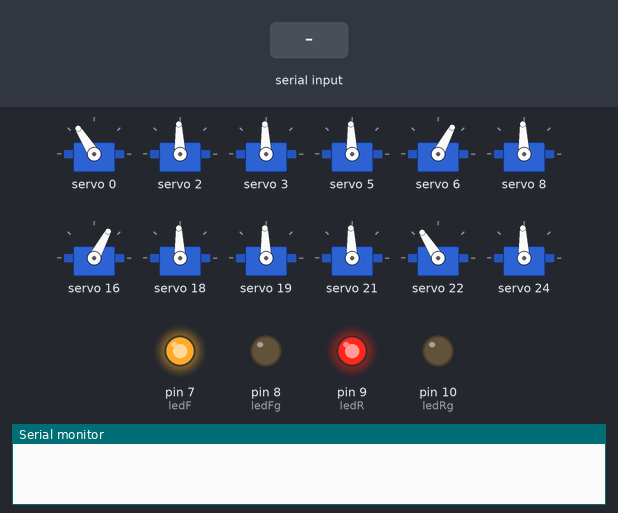
A sketch run on a simulated Arduino Uno, built with avr-gcc and run on an emulated ATmega328P. On the bench: 12 × servo, output pins drawn as LEDs (lit = HIGH), the last lines printed to the serial monitor. The test bench sets the inputs (shaded band).

Above: at 8.6 s.
8.7 s: "W|" received over the second serial link
At 9.9 s:
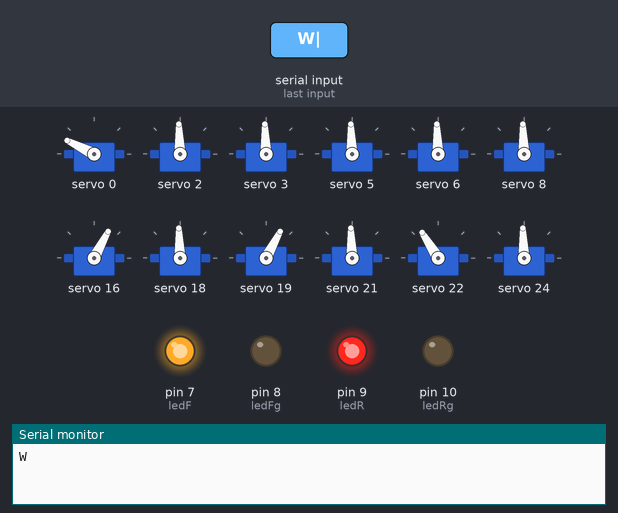
11.7 s: "S|" received over the second serial link
At 15.2 s:
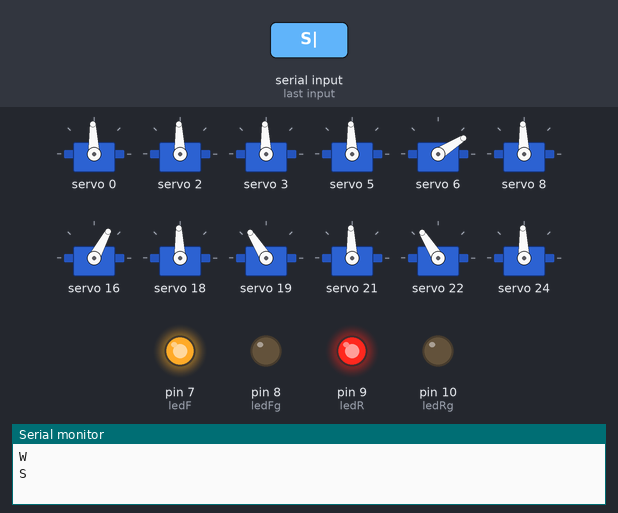
17.7 s: "D|" received over the second serial link
At 19.3 s:
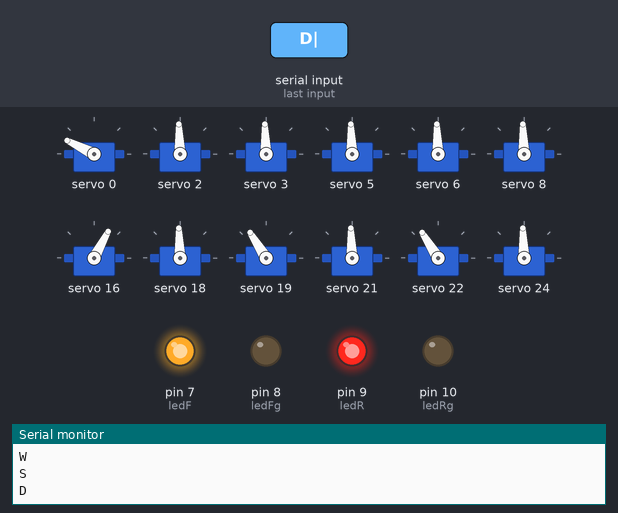
20.7 s: "A|" received over the second serial link
26.7 s: "W90|" received over the second serial link
At 28.8 s:
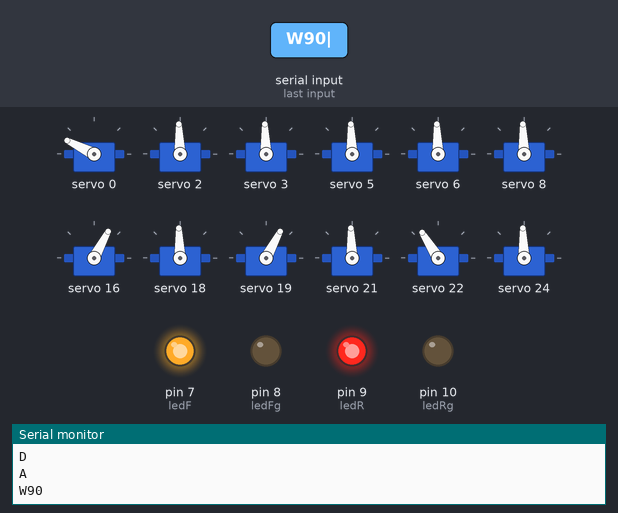
29.7 s: "S90|" received over the second serial link
At 32.9 s:
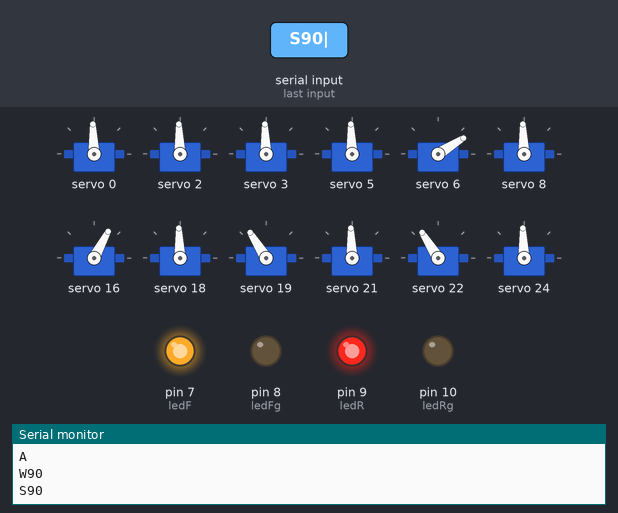
Timing chart, 0 to 33.7 s (numbered marks = the images above; inputs shaded):
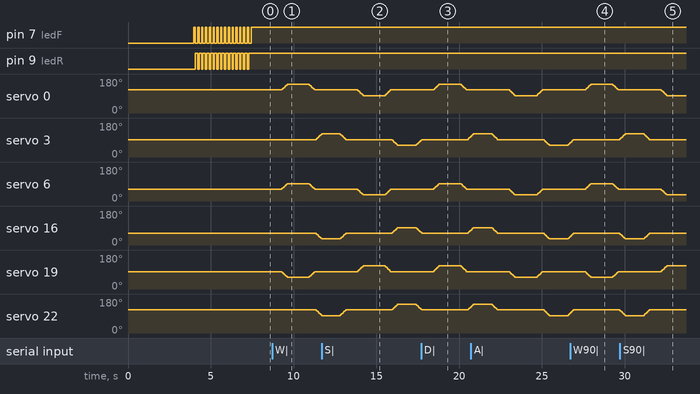

The sketch:

HEXPLORER.ino
```cpp
#include "hexplorer.h"  // La librería Hexplorer ya posee la librería Wire.h y Adafruit_PWMServoDriver
#include <SoftwareSerial.h>

SoftwareSerial WMBT(5, 6);  // RX, TX recorder que se cruzan (Para Arduino)

//--- CONFIG PIN EYES ---
int ledF = 7;
int ledFg = 8;
int ledR = 9;
int ledRg = 10;

//--- VARIABLES GLOBALES ---
int velocidad = 50;
String tramaRecibida;
char movimiento = 'N';
char movimientoAnte = 'K';
bool continuidad = false;


//--- FUNCIONES BÁSICAS ---
void adelante(bool band) {
  if (band) {
    hexplorer.desplazamiento(35, 35, 5, velocidad, 200, false, true);  //Continuidad Verdadera
  } else {
    hexplorer.desplazamiento(35, 35, 5, velocidad, 200, false, false);  //Continuidad Falsa
  }
}

void atras(bool band) {
  if (band) {
    hexplorer.desplazamiento(35, 35, 5, velocidad, 200, true, true);
  } else {
    hexplorer.desplazamiento(35, 35, 5, velocidad, 200, true, false);
  }
}

void girohorario(bool band) {
  if (band) {
    hexplorer.giro(35, 35, 5, velocidad, 200, false, true);
  } else {
    hexplorer.giro(35, 35, 5, velocidad, 200, false, false);
  }
}

void giroantihorario(bool band) {
  if (band) {
    hexplorer.giro(35, 35, 5, velocidad, 200, true, true);
  } else {
    hexplorer.giro(35, 35, 5, velocidad, 200, true, false);
  }
}

void detener(bool band) {
  if (!band) {
    hexplorer.detener();
  } else {
    hexplorer.detener(0);
  }
}

void ledAction() {
}


//--- SETUP ---
void setup() {

  hexplorer.init();      //Iniciamos modulo hexapodo
  hexplorer.arranque();  //posicion inicial del hexapodo
  delay(2000);           //delay de seguridad

  Serial.begin(9600);  // Comunicación con el monitor serial de la PC
  WMBT.begin(9600);    // Comunicación con modulo Bluetooth
  F("serial iniciado");

  pinMode(ledF, OUTPUT);
  pinMode(ledFg, OUTPUT);
  pinMode(ledR, OUTPUT);
  pinMode(ledRg, OUTPUT);

  digitalWrite(ledFg, 0);
  digitalWrite(ledRg, 0);


  for (int i = 0; i < 15; i++) {
    digitalWrite(ledF, 1);
    digitalWrite(ledR, 0);
    delay(80);

    digitalWrite(ledF, 0);
    digitalWrite(ledR, 1);
    delay(150);
  }
  digitalWrite(ledF, 1);
  digitalWrite(ledR, 1);
}

//--- MAIN LOOP ---
void loop() {

  // Leer un carácter desde el módulo Bluetooth
  if (WMBT.available() > 0) {

    //recepción de trama
    delay(10);
    tramaRecibida = WMBT.readStringUntil('|');

    if(tramaRecibida[0] == 'V') velocidad = 50 - tramaRecibida.substring(1).toInt();
    else {
    movimiento = tramaRecibida[0];
    continuidad = (movimiento == movimientoAnte) ? true : false;  //varificamos la continuidad del movimiento anterior
    }

    //Imprimir valor reciñbido
    F("Carácter recibido: ");
    Serial.println(tramaRecibida);

    WMBT.flush();
  } else {
    WMBT.flush();
    movimiento = 'p';
    continuidad = (movimiento == movimientoAnte) ? true : false;  //varificamos la continuidad del movimiento anterior
  }


  // Selección de movimientos
  switch (movimiento) {
    case 'W':
      //ADELANTE
      adelante(continuidad);
      // WMBT.println("Adelante");
      F("Adelante");
      delay(200);
      break;

    case 'S':
      //ATRAS
      atras(continuidad);
      // WMBT.println("Atrás");
      F("Atrás");
      delay(200);
      break;

    case 'D':
      //GIRO HORARIO
      girohorario(continuidad);
      // WMBT.println("Giro Horario");
      F("Giro Horario");
      delay(200);
      break;

    case 'A':
      //GIRO ANTIHORARIO
      giroantihorario(continuidad);
      // WMBT.println("Giro AntiHorario");
      F("Giro AntiHorario");
      delay(200);
      break;

    case 'p':
      //DETENER
      detener(continuidad);
      // WMBT.println("Detener");
      F("Detener");
      delay(200);
      break;
  }
  movimientoAnte = movimiento;
}
```

defines.h
```cpp
#ifndef DEFINES_H
#define DEFINES_H

// Usa namespace para evitar conflictos y mantener organizado
namespace pod {
    // POD1
    constexpr uint8_t POD_1A = 0;
    constexpr uint8_t POD_1B = 1;
    constexpr uint8_t POD_1C = 2;

    // POD2
    constexpr uint8_t POD_2A = 0 + 9;
    constexpr uint8_t POD_2B = 1 + 9;
    constexpr uint8_t POD_2C = 2 + 9;

    // POD3
    constexpr uint8_t POD_3A = 3;
    constexpr uint8_t POD_3B = 4;
    constexpr uint8_t POD_3C = 5;

    // POD4
    constexpr uint8_t POD_4A = 3 + 9;
    constexpr uint8_t POD_4B = 4 + 9;
    constexpr uint8_t POD_4C = 5 + 9;

    // POD5
    constexpr uint8_t POD_5A = 6;
    constexpr uint8_t POD_5B = 7;
    constexpr uint8_t POD_5C = 8;

    // POD6
    constexpr uint8_t POD_6A = 6 + 9;
    constexpr uint8_t POD_6B = 7 + 9;
    constexpr uint8_t POD_6C = 8 + 9;
}

#endif
```

hexplorer.cpp
```cpp
#include "Arduino.h"
#include "Wire.h"
#include "Adafruit_PWMServoDriver.h"
#include "hexplorer.h"
#include "defines.h"
using namespace pod;

//-----SETUP -------

// Definición del constructor (CON inicialización de miembros):
Hexplorer::Hexplorer()
    : servosLeft(0x40), servosRight(0x41)
{
}

//----------Funcion----------
void Hexplorer::init()
{
  Wire.begin();
  servosLeft.begin();
  servosLeft.setPWMFreq(60);
  servosRight.begin();
  servosRight.setPWMFreq(60);
}

void Hexplorer::setServo(uint8_t n_servo, int angulo)
{
  int duty;
  duty = map(angulo, 0, 180, pos0, pos180);

  if (n_servo < 9)
  {
    servosLeft.setPWM(n_servo, 0, duty);
  }
  else
  {
    servosRight.setPWM((n_servo - 9), 0, duty);
  }
}

/**
 * @brief Esta función posiciona el hexápodo en su cero de maquina.
 * @param x posición inicial
 * @param di angulo de desplzamiento
 * @param dA cambio de angulo
 * @param v delay entre cambios
 * @param t tiempo de seguridad entre movimientos
 * @param band variable bandera para verificar continuidad
 * @return Void
 */
void Hexplorer::arranque(int x = 35, int t = 50) // t en ms entre cambio de angulos

{
  // PATAS IZQUIERDAS
  // Pata 1
  setServo(POD_1A, 90 + x);
  setServo(POD_1C, 90);

  // Pata 3
  setServo(POD_3A, 90);
  setServo(POD_3C, 90);

  // Pata 5
  setServo(POD_5A, 90 - x);
  setServo(POD_5C, 90);

  // PATAS DERECHAS
  // Pata 2
  setServo(POD_2A, 90 - x);
  setServo(POD_2C, 90);

  // Pata 4
  setServo(POD_4A, 90);
  setServo(POD_4C, 90);

  // Pata 6
  setServo(POD_6A, 90 + x);
  setServo(POD_6C, 90);

  for (int i = 0; i <= 70; i += 2)
  {
    // PATAS IZQUIERDAS
    // Pata 1
    setServo(POD_1B, 160 - i);

    // Pata 3
    setServo(POD_3B, 160 - i);

    // Pata 5
    setServo(POD_5B, 160 - i);

    // PATAS DERECHAS
    // Pata 2
    setServo(POD_2B, 160 - i);

    // Pata 4
    setServo(POD_4B, 160 - i);

    // Pata 6
    setServo(POD_6B, 160 - i);
    delay(t);
  }
}

/**
 * @brief Esta función ejecuta el desplazamiento hacia delante o hacia detrás del hexápodo.
 * @param x posición inicial
 * @param di angulo de desplzamiento
 * @param dA cambio de angulo
 * @param v delay entre cambios
 * @param t tiempo de seguridad entre movimientos
 * @param band variable bandera para verificar continuidad
 * @return Void
 */
void Hexplorer::desplazamiento(int x = 35, int di = 35, int dA = 5, int v = 50, int t, bool invert = false, bool band = false)
{
  int inv = invert ? -1 : 1;

  // ALZAR  TRI_1 (1, 4, 5)
  if (!band)
  {
    for (int i = 0; i <= di; i += dA)
    {

      setServo(POD_1B, 90 + i);
      setServo(POD_4B, 90 + i);
      setServo(POD_5B, 90 + i);
      delay(v);
    }
  }

  // DEZPLAZAMIENTO POSITIVO TRI_1 (1, 4, 5)
  for (int i = 0; i <= di; i += dA)
  {
    setServo(POD_1A, 90 + x + (i * inv));
    setServo(POD_4A, 90 + (-i * inv));
    setServo(POD_5A, 90 - x + (i * inv));
    delay(v);
  }
  // BAJAR  TRI_1 (1, 4, 5)
  for (int i = 0; i <= di; i += dA)
  {
    setServo(POD_1B, 90 + di - i);
    setServo(POD_4B, 90 + di - i);
    setServo(POD_5B, 90 + di - i);
    delay(v);
  }
  // --------------------------------------------
  delay(t);
  // --------------------------------------------

  // ALZAR  TRI_2 (2, 3, 6)
  for (int i = 0; i <= di; i += dA)
  {
    setServo(POD_2B, 90 + i);
    setServo(POD_3B, 90 + i);
    setServo(POD_6B, 90 + i);
    delay(v);
  }
  // --------------------------------------------
  delay(t);
  // --------------------------------------------

  // DEZPLAZAMIENTO NEGATIVO TRI_1 (1, 4, 5)
  for (int i = 0; i <= di; i += dA)
  {
    setServo(POD_1A, 90 + x + inv * (-i + di));
    setServo(POD_4A, 90 + inv * (i - di));
    setServo(POD_5A, 90 - x + inv * (-i + di));
    delay(v);
  }
  // DEZPLAZAMIENTO POSITIVO TRI_2 (2, 3, 6)
  for (int i = 0; i <= di; i += dA)
  {
    setServo(POD_2A, 90 - x + inv * (-i));
    setServo(POD_3A, 90 + inv * (i));
    setServo(POD_6A, 90 + x + inv * (-i));
    delay(v);
  }
  // BAJAR  TRI_2 (2, 3, 6)
  for (int i = 0; i <= di; i += dA)
  {
    setServo(POD_2B, 90 + di - i);
    setServo(POD_3B, 90 + di - i);
    setServo(POD_6B, 90 + di - i);
    delay(v);
  }
  // --------------------------------------------
  delay(t);
  // --------------------------------------------

  // ALZAR  TRI_1 (1, 4, 5)
  for (int i = 0; i <= di; i += dA)
  {
    setServo(POD_1B, 90 + i);
    setServo(POD_4B, 90 + i);
    setServo(POD_5B, 90 + i);
    delay(v);
  }
  // DEZPLAZAMIENTO NEGATIVO TRI_2 (2, 3, 6)
  for (int i = 0; i <= di; i += dA)
  {
    setServo(POD_2A, 90 - x + inv * (i - di));
    setServo(POD_3A, 90 + inv * (-i + di));
    setServo(POD_6A, 90 + x + inv * (i - di));
    delay(v);
  }
}

/**
 * @brief Esta función ejecuta el desplazamiento rotacional en ambos sentidos del hexápodo.
 * @param x posición inicial
 * @param di angulo de desplzamiento
 * @param dA cambio de angulo
 * @param v delay entre cambios
 * @param t tiempo de seguridad entre movimientos
 * @param band variable bandera para verificar continuidad
 * @return Void
 */
void Hexplorer::giro(int x = 35, int di = 35, int dA = 5, int v = 50, int t, bool invert = false, bool band = false)
{

  int inv = invert ? -1 : 1;

  // ALZAR  TRI_1 (1, 4, 5)
  if (!band)
  {
    for (int i = 0; i <= di; i += dA)
    {

      setServo(POD_1B, 90 + i);
      setServo(POD_4B, 90 + i);
      setServo(POD_5B, 90 + i);
      delay(v);
    }
  }

  // GIRO NEGATIVO TRI_1 (1, 4, 5)
  for (int i = 0; i <= di; i += dA)
  {
    setServo(POD_1A, 90 + x + inv * i);
    setServo(POD_4A, 90 + inv * i);
    setServo(POD_5A, 90 - x + inv * i);
    delay(v);
  }
  // BAJAR  TRI_1 (1, 4, 5)
  for (int i = 0; i <= di; i += dA)
  {
    setServo(POD_1B, 90 + di - i);
    setServo(POD_4B, 90 + di - i);
    setServo(POD_5B, 90 + di - i);
    delay(v);
  }
  // --------------------------------------------
  delay(t);
  // --------------------------------------------

  // ALZAR  TRI_2 (2, 3, 6)
  for (int i = 0; i <= di; i += dA)
  {
    setServo(POD_2B, 90 + i);
    setServo(POD_3B, 90 + i);
    setServo(POD_6B, 90 + i);
    delay(v);
  }
  // --------------------------------------------
  delay(t);
  // --------------------------------------------

  // GIRO POSITIVO TRI_1 (1, 4, 5)
  for (int i = 0; i <= di; i += dA)
  {
    setServo(POD_1A, 90 + x + inv * (-i + di));
    setServo(POD_4A, 90 + inv * (-i + di));
    setServo(POD_5A, 90 - x + inv * (-i + di));
    delay(v);
  }
  // GIRO NEGATIVO TRI_2 (2, 3, 6)
  for (int i = 0; i <= di; i += dA)
  {
    setServo(POD_2A, 90 - x + inv * i);
    setServo(POD_3A, 90 + inv * i);
    setServo(POD_6A, 90 + x + inv * i);
    delay(v);
  }
  // BAJAR  TRI_2 (2, 3, 6)
  for (int i = 0; i <= di; i += dA)
  {
    setServo(POD_2B, 90 + di - i);
    setServo(POD_3B, 90 + di - i);
    setServo(POD_6B, 90 + di - i);
    delay(v);
  }
  // --------------------------------------------
  delay(t);
  // --------------------------------------------

  // ALZAR  TRI_1 (1, 4, 5)
  for (int i = 0; i <= di; i += dA)
  {
    setServo(POD_1B, 90 + i);
    setServo(POD_4B, 90 + i);
    setServo(POD_5B, 90 + i);
    delay(v);
  }
  // GIRO POSITIVO TRI_2 (2, 3, 6)
  for (int i = 0; i <= di; i += dA)
  {
    setServo(POD_2A, 90 - x + inv * (-i + di));
    setServo(POD_3A, 90 + inv * (-i + di));
    setServo(POD_6A, 90 + x + inv * (-i + di));
    delay(v);
  }
}

/**
 * @brief Esta función detiene el hexápodo.
 * @return Void
 */
void Hexplorer::detener(int di = 35, int dA = 5, int v = 50)
{
  // BAJAR  TRI_1 (1, 4, 5)
  for (int i = 0; i <= di; i += dA)
  {
    setServo(POD_1B, 90 + di - i);
    setServo(POD_4B, 90 + di - i);
    setServo(POD_5B, 90 + di - i);
    delay(v);
  }
}

// void Hexplorer::saludo(int x = 35, int di = 50, int dA = 1, int v = 30, int t = 200)
// {
//   // subir y avanzar patas 1 y 2
//   for (int i = 0; i <= di; i += dA)
//   {

//     setServo(POD_1A, 120 + x + i);
//     setServo(POD_1B, 90 + i);

//     setServo(POD_2A, 60 - x - i);
//     setServo(POD_2B, 90 + i);
//     delay(v);
//   }
//   delay(t);
//   // bajar patas 1 y 2
//   for (int i = 0; i <= di; i += dA)
//   {

//     setServo(POD_1B, 90 - i + di);

//     setServo(POD_2B, 90 - i + di);
//     delay(v);
//   }
//   delay(t);
//   // subir patas y avanzar 3 y 4
//   for (int i = 0; i <= di; i += dA)
//   {

//     setServo(POD_3A, 90 + i);
//     setServo(POD_3B, 90 + i);

//     setServo(POD_4A, 90 - i);
//     setServo(POD_4B, 90 + i);
//     delay(v);
//   }
//   delay(t);
//   // bajar patas 3 y 4
//   for (int i = 0; i <= di; i += dA)
//   {

//     setServo(POD_3B, 90 - i + di);

//     setServo(POD_4B, 90 - i + di);
//     delay(v);
//   }
//   delay(t);

//   // subir patas 1 y 2
//   for (int i = 0; i <= di; i += dA)
//   {

//     setServo(POD_1B, 90 + i);
//     setServo(POD_2B, 90 + i);
//     delay(v);
//   }
//   delay(t);

//   // --------- saludar con patas 1 y 2
//   for (int i = 0; i <= 5; i++)
//   {
//     for (int i = 0; i <= di; i += 10)
//     {
//       setServo(POD_1A, 120 + x - i + di);
//       setServo(POD_2A, 60 - x + i - di);
//       delay(50);
//     }
//     for (int i = 0; i <= di; i += 10)
//     {
//       setServo(POD_1A, 120 + x + i);
//       setServo(POD_2A, 60 - x - i);
//       delay(50);
//     }
//   }
//   delay(t);

//   // bajar patas 1 y 2
//   for (int i = 0; i <= di; i += dA)
//   {
//     setServo(POD_1B, 90 - i + di);

//     setServo(POD_2B, 90 - i + di);
//     delay(v);
//   }
//   delay(t);

//   // subir y devolver patas 3 y 4
//   for (int i = 0; i <= di; i += dA)
//   {

//     setServo(POD_3A, 90 - i + di);
//     setServo(POD_3B, 90 + i);

//     setServo(POD_4A, 90 + i - di);
//     setServo(POD_4B, 90 + i);
//     delay(v);
//   }
//   delay(t);
//   // bajar patas 3 y 4
//   for (int i = 0; i <= di; i += dA)
//   {

//     setServo(POD_3B, 90 - i + di);

//     setServo(POD_4B, 90 - i + di);
//     delay(v);
//   }
//   delay(t);

//   // subir y devoler patas 1 y 2
//   for (int i = 0; i <= di; i += dA)
//   {

//     setServo(POD_1A, 120 + x - i + di);
//     setServo(POD_1B, 90 + i);

//     setServo(POD_2A, 60 - x + i - di);
//     setServo(POD_2B, 90 + i);
//     delay(v);
//   }
//   delay(t);

//   // bajar patas 1 y 2
//   for (int i = 0; i <= di; i += dA)
//   {
//     setServo(POD_1B, 90 - i + di);

//     setServo(POD_2B, 90 - i + di);
//     delay(v);
//   }
//   delay(t);
// }

Hexplorer hexplorer = Hexplorer();
```

hexplorer.h
```cpp
#ifndef hexplorer_h
#define hexplorer_h

#include "Adafruit_PWMServoDriver.h"

class Hexplorer
{
public:
	Hexplorer();
	void init();
	void setServo(uint8_t n_servo, int angulo);
	void arranque(int x = 35, int t = 50);
	void desplazamiento(int x = 35, int di = 35, int dA = 5, int v = 50, int t=200, bool invert = false, bool band = false);
	void giro(int x = 35, int di = 35, int dA = 5, int v = 50, int t=200, bool invert = false, bool band = false);
	void saludo(int x = 35, int di = 50, int dA = 1, int v = 30, int t = 200);
	void detener(int di = 35, int dA = 5, int v = 50);

private:
	Adafruit_PWMServoDriver servosLeft;
	Adafruit_PWMServoDriver servosRight;

	static const uint16_t pos0 = 172;
	static const uint16_t pos180 = 565;

	// static const uint16_t SERVO_MIN = 150;
	// static const uint16_t SERVO_MAX = 600;
};

extern Hexplorer hexplorer; // Declaración de la instancia externa

#endif
```

Measured:
- after the input at 8.7 s, servo 0: rises from 122° to 153° in 0.31 s, then falls to 122° in 1.7 s; servo 3: 92° → 122° after 2.7 s; servo 6: rises from 62° to 92° in 0.31 s, then falls to 62° in 1.7 s; servo 16: 62° → 32° after 2.7 s; servo 22: 122° → 92° after 2.7 s
- after the input at 11.7 s, servo 19: rises from 92° to 122° in 0.31 s, then falls to 92° in 1.7 s
- after the input at 17.7 s, servo 0: rises from 122° to 153° in 0.31 s, then falls to 122° in 1.7 s; servo 6: rises from 62° to 92° in 0.31 s, then falls to 62° in 1.7 s; servo 19: rises from 92° to 122° in 0.31 s, then falls to 92° in 1.7 s
- after the input at 26.7 s, servo 0: rises from 122° to 153° in 0.31 s, then falls to 122° in 1.7 s; servo 6: rises from 62° to 92° in 0.31 s, then falls to 62° in 1.7 s
- after the input at 29.7 s, servo 0: 122° → 92° after 2.5 s; servo 6: 62° → 32° after 2.5 s; servo 19: 92° → 122° after 2.5 s
